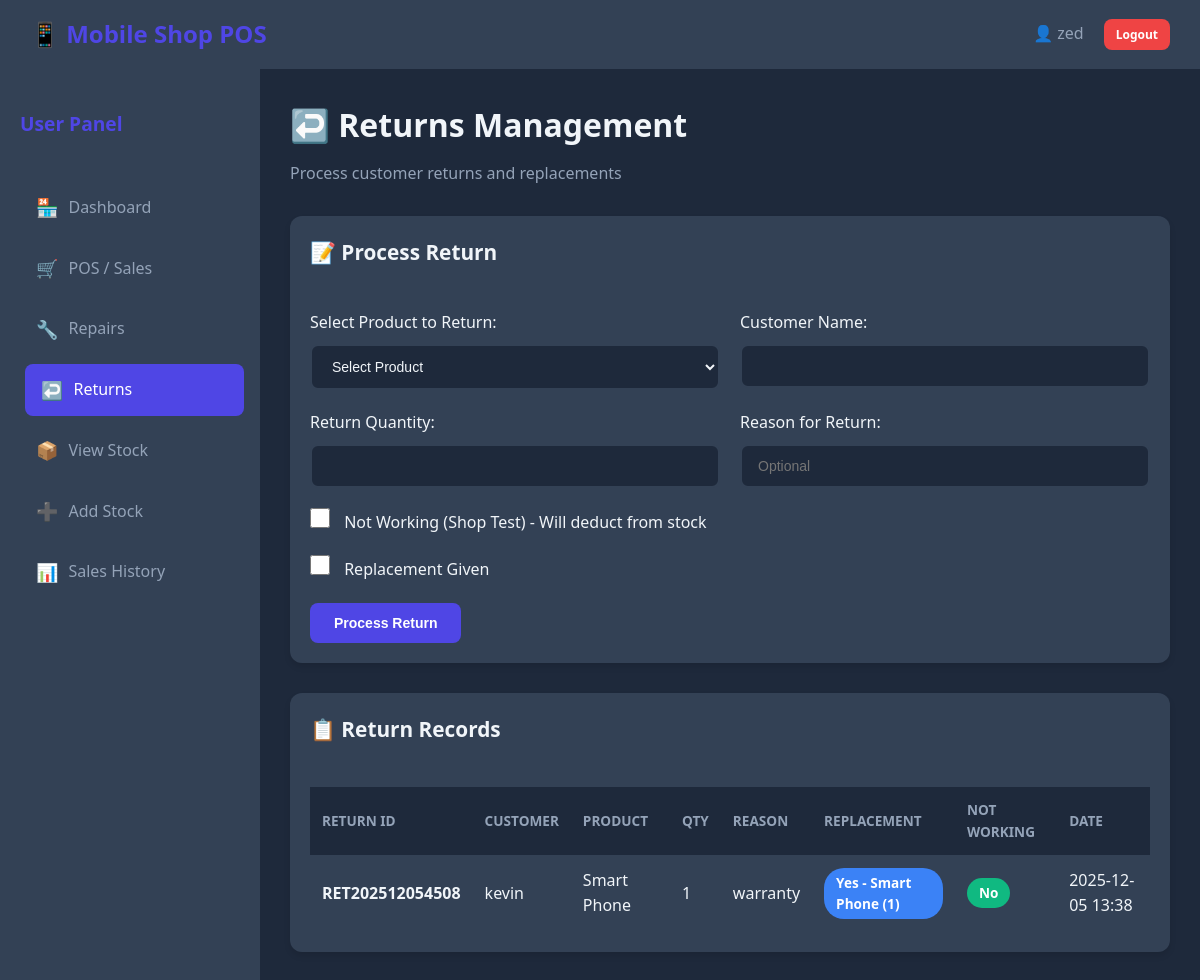
The page /user/returns.php (signed in) on the database its author committed.
### tables this page shows
CREATE TABLE `returns` (
  `id` int(11) NOT NULL,
  `return_number` varchar(50) NOT NULL,
  `branch_id` int(11) NOT NULL,
  `user_id` int(11) NOT NULL,
  `product_id` int(11) NOT NULL,
  `customer_name` varchar(100) DEFAULT NULL,
  `quantity` int(11) NOT NULL,
  `reason` text DEFAULT NULL,
  `replacement_given` tinyint(1) DEFAULT 0,
  `replacement_product_id` int(11) DEFAULT NULL,
  `replacement_quantity` int(11) DEFAULT NULL,
  `not_working` tinyint(1) DEFAULT 0,
  `return_date` timestamp NOT NULL DEFAULT current_timestamp()
);

CREATE TABLE `products` (
  `id` int(11) NOT NULL,
  `name` varchar(200) NOT NULL,
  `category_id` int(11) NOT NULL,
  `description` text DEFAULT NULL,
  `created_at` timestamp NOT NULL DEFAULT current_timestamp()
);

### user/returns.php (the view, shortened to what this page needs)
<?php
$db = new Database();
$conn = $db->getConnection();
$branch_id = $_SESSION['branch_id'];
$returns = $conn->query("SELECT r.*, p.name as product_name, rp.name as replacement_product_name
                         FROM returns r
                         JOIN products p ON r.product_id = p.id
                         LEFT JOIN products rp ON r.replacement_product_id = rp.id
                         WHERE r.branch_id=$branch_id
                         ORDER BY r.return_date DESC");
?>
<!DOCTYPE html>
<html lang="en">
<head>
    <link rel="stylesheet" href="../assets/css/style.css">
</head>
<body>
    <?php include '../includes/header.php'; ?>
    <div class="main-container">
        <?php include '../includes/user_sidebar.php'; ?>
        <div class="content">
            <div class="page-header">
                <h1>↩️ Returns Management</h1>
                <p>Process customer returns and replacements</p>
            </div>
            <div class="card">
                <div class="card-header">
                    <h2>📝 Process Return</h2>
                </div>
                <div class="card-body">
                    <form method="POST" action="" id="returnForm">
                        <div class="form-row-2">
                            <div class="form-group">
                                <label>Select Product to Return:</label>
                                <select name="product_id" required class="form-control">
                                    <option value="">Select Product</option>
                                </select>
                            </div>
                            <div class="form-group">
                                <label>Customer Name:</label>
                                <input type="text" name="customer_name" class="form-control">
                            </div>
                        </div>
                        <div class="form-row-2">
                            <div class="form-group">
                                <label>Return Quantity:</label>
                                <input type="number" name="quantity" required min="1" class="form-control">
                            </div>
                            <div class="form-group">
                                <label>Reason for Return:</label>
                                <input type="text" name="reason" class="form-control" placeholder="Optional">
                            </div>
                        </div>
                        <div class="form-group">
                            <label class="checkbox-label">
                                <input type="checkbox" name="not_working" id="notWorkingCheck">
                                <span>Not Working (Shop Test) - Will deduct from stock</span>
                            </label>
                        </div>
                        <div class="form-group">
                            <label class="checkbox-label">
                                <input type="checkbox" name="replacement_given" id="replacementCheck" onchange="toggleReplacement()">
                                <span>Replacement Given</span>
                            </label>
                        </div>
                        <button type="submit" name="process_return" class="btn btn-primary">Process Return</button>
                    </form>
                </div>
            </div>
            <div class="card">
                <div class="card-header">
                    <h2>📋 Return Records</h2>
                </div>
                <div class="card-body">
                    <table class="data-table">
                        <thead>
                            <tr>
                                <th>Return ID</th>
                                <th>Customer</th>
                                <th>Product</th>
                                <th>Qty</th>
                                <th>Reason</th>
                                <th>Replacement</th>
                                <th>Not Working</th>
                                <th>Date</th>
                            </tr>
                        </thead>
                        <tbody>
                            <?php while($return = $returns->fetch_assoc()): ?>
                            <tr>
                                <td><strong><?php echo $return['return_number']; ?></strong></td>
                                <td><?php echo $return['customer_name']; ?></td>
                                <td><?php echo $return['product_name']; ?></td>
                                <td><?php echo $return['quantity']; ?></td>
                                <td><?php echo $return['reason'] ?: '-'; ?></td>
                                <td>
                                    <?php if($return['replacement_given']): ?>
                                        <span class="badge badge-info">Yes - <?php echo $return['replacement_product_name']; ?> (<?php echo $return['replacement_quantity']; ?>)</span>
                                    <?php else: ?>
                                        <span class="badge">No</span>
                                    <?php endif; ?>
                                </td>
                                <td>
                                    <?php if($return['not_working']): ?>
                                        <span class="badge badge-danger">Yes</span>
                                    <?php else: ?>
                                        <span class="badge badge-success">No</span>
                                    <?php endif; ?>
                                </td>
                                <td><?php echo date('Y-m-d H:i', strtotime($return['return_date'])); ?></td>
                            </tr>
                            <?php endwhile; ?>
                        </tbody>
                    </table>
                </div>
            </div>
        </div>
    </div>
</body>
</html>

### assets/css/style.css (style rules this page uses)
:root { --primary: #4f46e5; --primary-dark: #4338ca; --success: #10b981; --danger: #ef4444; --warning: #f59e0b; --info: #3b82f6; --dark: #1e293b; --dark-light: #334155; --dark-lighter: #475569; --text: #f1f5f9; --text-muted: #94a3b8; --border: #334155; }
* { margin: 0; padding: 0; box-sizing: border-box; }
body { font-family: 'Segoe UI', Tahoma, Geneva, Verdana, sans-serif; background: var(--dark); color: var(--text); line-height: 1.6; }
.form-group { margin-bottom: 20px; }
.form-group label { display: block; margin-bottom: 8px; font-weight: 500; color: var(--text); }
.form-control { width: 100%; padding: 12px 16px; background: var(--dark); border: 2px solid var(--border); border-radius: 8px; color: var(--text); font-size: 14px; transition: all 0.3s; }
select.form-control { cursor: pointer; }
.btn { padding: 12px 24px; border: none; border-radius: 8px; font-size: 14px; font-weight: 600; cursor: pointer; transition: all 0.3s; text-decoration: none; display: inline-block; text-align: center; }
.btn-primary { background: var(--primary); color: white; }
.main-container { display: flex; min-height: 100vh; }
.content { flex: 1; padding: 30px; background: var(--dark); overflow-y: auto; }
.page-header { margin-bottom: 30px; }
.page-header h1 { font-size: 2em; margin-bottom: 10px; }
.page-header p { color: var(--text-muted); }
.card { background: var(--dark-light); border-radius: 12px; margin-bottom: 30px; box-shadow: 0 4px 6px rgba(0,0,0,0.1); }
.card-header { padding: 20px; border-bottom: 1px solid var(--border); display: flex; justify-content: space-between; align-items: center; }
.card-header h2 { font-size: 1.3em; }
.card-body { padding: 20px; }
.data-table { width: 100%; border-collapse: collapse; }
.data-table thead { background: var(--dark); }
.data-table th, .data-table td { padding: 12px; text-align: left; border-bottom: 1px solid var(--border); }
.data-table th { font-weight: 600; text-transform: uppercase; font-size: 0.85em; color: var(--text-muted); }
.badge { display: inline-block; padding: 4px 12px; border-radius: 20px; font-size: 0.85em; font-weight: 600; background: var(--dark); color: var(--text); }
.badge-success { background: var(--success); color: white; }
.badge-info { background: var(--info); color: white; }
.form-row-2 { display: grid; grid-template-columns: 1fr 1fr; gap: 20px; }
.checkbox-label { display: flex; align-items: center; cursor: pointer; }
.checkbox-label input[type="checkbox"] { width: 20px; height: 20px; margin-right: 10px; cursor: pointer; }

### rows shown on the page
returns: return_number "RET202512054508", customer_name "kevin", product.name "Smart Phone", quantity "1", reason "warranty", replacement_quantity "1", not_working "No", return_date "2025-12-05 13:38"

### other values the page prints
SITE_NAME "Mobile Shop POS"
$_SESSION['full_name'] "zed"
